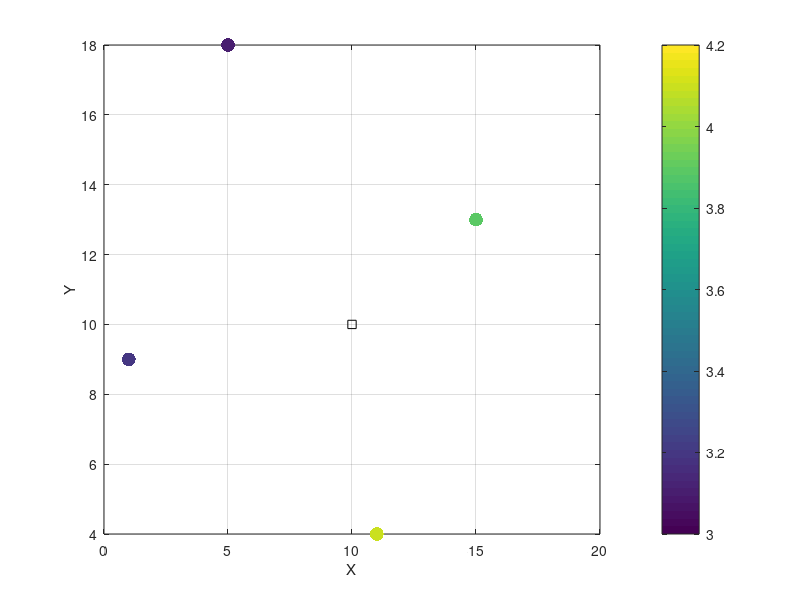

Here is the MATLAB script that generated this plot: (Note: this script raises an error after producing the figure.)
%% Geostatistics Continuous Driver %%
% In this script we illustrate kriging and sequential simulation with 
% two examples: 
% Example 1: example with 4 density measurements
% Example 2: example with 15 elevation measurements from Yellowstone

addpath(genpath('../SeReM/'))

%% Example 1
% available data (4 measurements)
dcoords = [ 5 18; 15 13; 11 4; 1 9 ];
dvalues = [ 3.1 3.9 4.1 3.2 ]';
% coordinates of the location to be estimated
xcoords = [ 10 10 ];

% parameters random variable
xmean = 3.5;
xvar = 0.1;
l = 9;
type = 'exp';

% plot
figure(1)
scatter(dcoords(:,1), dcoords(:,2), 100, dvalues, 'filled');
hold on
plot(xcoords(:,1), xcoords(:,2), 'ks');
grid on; box on; xlabel('X'); ylabel('Y'); colorbar; caxis([3 4.2]); 

% simple kiging
[xsk, ~] = SimpleKriging(xcoords, dcoords, dvalues, xmean, xvar, l, type);

% ordinary kiging
[xok, ~] = OrdinaryKriging(xcoords, dcoords, dvalues, xvar, l, type);

% Gaussian simulation
krig = 0;
nsim = 100;
gsim = zeros(nsim,1);
for i=1:nsim
    gsim(i) = GaussianSimulation(xcoords, dcoords, dvalues, xmean, xvar, l, type, krig);
end

% plot results
figure(2)
histogram(gsim);
hold on
plot(xsk, 0, '*r')
plot(xok, 0, 'sb')
plot(mean(gsim), 0, 'og')
grid on; box on; xlabel('Property'); ylabel('Frequency'); 
legend('Gauss Sims.', 'Simple Krig.', 'Ord. Krig.', 'mean Gauss Sims.');


%% Example 2 (elevation Yellowstone)
load Data/ElevationData.mat
% available data (15 measurements)
dcoords = [ dx dy ]; % for the set of 100 measurements simply comment line 56
nd = size(dcoords,1);
% grid of coordinates of the location to be estimated
xcoords = [ X(:) Y(:) ];
n = size(xcoords,1);

% parameters random variable
zmean = 2476;
zvar = 8721;
l = 12.5;
type = 'exp';

% plot
figure(3)
scatter(dcoords(:,1), dcoords(:,2), 50, dz, 'filled');
grid on; box on; xlabel('X'); ylabel('Y'); colorbar; caxis([2000 2800]); 

% kriging
xsk = zeros(nd,1);
xok = zeros(nd,1);
for i=1:n
    % simple kiging
    [xsk(i), ~] = SimpleKriging(xcoords(i,:), dcoords, dz, zmean, zvar, l, type);
    % ordinary kiging
    [xok(i), ~] = OrdinaryKriging(xcoords(i,:), dcoords, dz, zvar, l, type);
end
xsk = reshape(xsk,size(X));
xok = reshape(xok,size(X));

% Sequential Gaussian Simulation
krig = 1;
nsim = 3;
sgsim = zeros(size(X,1),size(X,2),nsim);
for i=1:nsim
    sim = SeqGaussianSimulation(xcoords, dcoords, dz, zmean, zvar, l, type, krig);
    sgsim(:,:,i) = reshape(sim,size(X,1),size(X,2));
end

% plot results
figure(4)
subplot(221)
pcolor(unique(X),unique(Y),xsk);
xlabel('X'); ylabel('Y'); shading interp; set(gca, 'YDir', 'reverse')
colorbar; caxis([2000 2800]); hbc=colorbar; title(hbc, 'Elevation');
title('Simple Kriging');
subplot(222)
imagesc(unique(X),unique(Y),xok);
xlabel('X'); ylabel('Y'); shading interp; set(gca, 'YDir', 'reverse')
colorbar; caxis([2000 2800]); hbc=colorbar; title(hbc, 'Elevation');
title('Ordinary Kriging');
subplot(223)
imagesc(unique(X),unique(Y),sgsim(:,:,1));
xlabel('X'); ylabel('Y'); shading interp; set(gca, 'YDir', 'reverse')
colorbar; caxis([2000 2800]); hbc=colorbar; title(hbc, 'Elevation');
title('SGS Realization 1');
subplot(224)
imagesc(unique(X),unique(Y),sgsim(:,:,2));
xlabel('X'); ylabel('Y'); shading interp; set(gca, 'YDir', 'reverse')
colorbar; caxis([2000 2800]); hbc=colorbar; title(hbc, 'Elevation');
title('SGS Realization 2');


%% Example 3 (elevation Yellowstone) using grid Kriging_options function
% Kriging_options is being implemented to account for additional options
% such as max number of conditioning points, searching neighborhood and type
% of kriging, including the parfor loop over all the points 

% resampling random positions to test  max number of conditioning points
n_dcoords = 200;
sampling_indices = randperm(numel(X(:)), n_dcoords );
dcoords = [ X(sampling_indices)' Y(sampling_indices)' ];
dz = Z(sampling_indices)';
xcoords = [ X(:) Y(:) ];
n = size(xcoords,1);
nd = size(dcoords,1);

% parameters random variable
zmean = 2476;
zvar = 8721;
l = 12.5;
type = 'exp';

% plot
figure(5)
subplot(131)
scatter(dcoords(:,1), dcoords(:,2), 50, dz, 'filled');
grid on; box on; xlabel('X'); ylabel('Y'); colorbar; caxis([2000 2800]); 
set(gca, 'YDir', 'reverse')
axis([min(dcoords(:,1)) max(dcoords(:,1)) min(dcoords(:,2)) max(dcoords(:,2)) ])

[xok_grid, v_grid] = Kriging_options(xcoords, dcoords, dz, zvar, l, type);

xok_grid = reshape(xok_grid, size(X));
v_grid = reshape(v_grid, size(X));
v_grid(v_grid<0) = 0;

subplot(132)
pcolor(unique(X),unique(Y),xok_grid);
xlabel('X'); ylabel('Y'); shading interp; set(gca, 'YDir', 'reverse')
colorbar; caxis([2000 2800]); hbc=colorbar; title(hbc, 'Elevation');
title('Result of Kriging-options')

subplot(133)
pcolor(unique(X),unique(Y),v_grid);
xlabel('X'); ylabel('Y'); shading interp; set(gca, 'YDir', 'reverse')
colorbar;  hbc=colorbar; title(hbc, 'Elevation');
title('Result of Kriging-options')


%% Example 4 FFT-Moving average simulation example
%% Important: the simulations performed by the FFT_MA_3D function are periodic due to the periodic assumption of FFT.
% The usual way to overcome this fact is to generate a simulation larger than your model grid and then crop it.

I = 2 * size(X,1);
J = 2 * size(X,2);

noise = randn(I,J);

[correlation_function] = construct_correlation_function(l, l, noise, type, 0);
[ simulation ] = FFT_MA_3D( correlation_function, noise );

% croping the simulation to avoid periodicity
simulation = simulation(1:I/2,1:J/2);

% Based on PFS, apply kriging mean and variance for conditional simulations
simulation = xok_grid + sqrt(v_grid) .* simulation;


% plot
figure(6)
pcolor(unique(X),unique(Y),simulation);
xlabel('X'); ylabel('Y'); shading interp; set(gca, 'YDir', 'reverse')
colorbar; caxis([2000 2800]); hbc=colorbar; title(hbc, 'Elevation');


